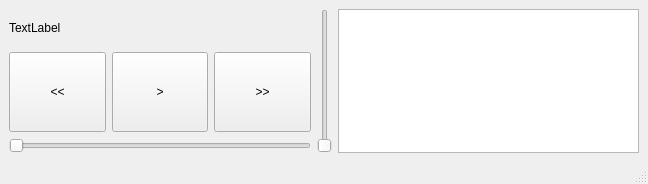
<?xml version="1.0" encoding="UTF-8"?>
<ui version="4.0">
 <class>Howl</class>
 <widget class="QMainWindow" name="Howl">
  <property name="geometry">
   <rect>
    <x>0</x>
    <y>0</y>
    <width>648</width>
    <height>184</height>
   </rect>
  </property>
  <property name="windowTitle">
   <string>Howl</string>
  </property>
  <widget class="QWidget" name="centralwidget">
   <layout class="QHBoxLayout" name="horizontalLayout_2">
    <item>
     <layout class="QVBoxLayout" name="verticalLayout">
      <item>
       <widget class="QLabel" name="l_song_name">
        <property name="text">
         <string>TextLabel</string>
        </property>
       </widget>
      </item>
      <item>
       <layout class="QHBoxLayout" name="horizontalLayout">
        <item>
         <widget class="QPushButton" name="b_fb">
          <property name="minimumSize">
           <size>
            <width>80</width>
            <height>80</height>
           </size>
          </property>
          <property name="text">
           <string>&lt;&lt;</string>
          </property>
         </widget>
        </item>
        <item>
         <widget class="QPushButton" name="b_play">
          <property name="minimumSize">
           <size>
            <width>80</width>
            <height>80</height>
           </size>
          </property>
          <property name="text">
           <string>&gt;</string>
          </property>
         </widget>
        </item>
        <item>
         <widget class="QPushButton" name="b_ff">
          <property name="minimumSize">
           <size>
            <width>80</width>
            <height>80</height>
           </size>
          </property>
          <property name="text">
           <string>&gt;&gt;</string>
          </property>
         </widget>
        </item>
       </layout>
      </item>
      <item>
       <widget class="QSlider" name="s_progress">
        <property name="orientation">
         <enum>Qt::Horizontal</enum>
        </property>
       </widget>
      </item>
     </layout>
    </item>
    <item>
     <widget class="QSlider" name="vs_volume">
      <property name="orientation">
       <enum>Qt::Vertical</enum>
      </property>
     </widget>
    </item>
    <item>
     <widget class="QListWidget" name="listWidget"/>
    </item>
   </layout>
  </widget>
  <widget class="QMenuBar" name="menubar">
   <property name="geometry">
    <rect>
     <x>0</x>
     <y>0</y>
     <width>648</width>
     <height>19</height>
    </rect>
   </property>
  </widget>
  <widget class="QStatusBar" name="statusbar"/>
 </widget>
 <resources/>
 <connections/>
</ui>
